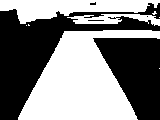
%> input picture 2015.5.25_2.bmp, 160 x 120 px
$ octave Image_6.m   (GNU Octave 9; MATLAB toolbox functions it lacks are replaced by stand-ins)
%> lines starting %> are read from the running program, lines starting %| are printed output that depends on the picture

%水平边缘检测、垂直边缘检测实现直角弯边沿检测
clc;
clear all;
img_BMP = imread('2015.5.25_2.bmp','bmp');
%> img_BMP is the input picture: size 120x160 uint8; min 0, max 255, mean 130.1
subplot(2,2,1),imshow(img_BMP);
img_size = size(img_BMP)%显示图像大小
%> img_size = [120 160]
img_Edge = zeros(img_size(1), img_size(2));%边线提取
fuc_EdgeL = zeros(1,img_size(1));          %左边线函数计算
fuc_EdgeR = zeros(1,img_size(1));          %右边线函数计算

img_ReEdge = zeros(img_size(1), img_size(2));%图像复原数组
img_Rebuild = zeros(img_size(1), img_size(2));%图像复原数组

leftJPStart = uint16(img_size(2)/2);
%> leftJPStart = 80
rightJPStart = uint16(leftJPStart + 1);
%> rightJPStart = 81
leftJPEnd = uint16(2);
rightJPEnd = uint16(img_size(2));
%> rightJPEnd = 160
edgeLine = zeros(img_size(1),3);
edgeLineSlope = zeros(img_size(1)-1,2);
colEdgeLine = zeros(3,1);
% [8 lines of commented-out code are left out]
sum_point = 0;
offset_j = 0;
new_j = 0;
i = uint16(0);
j = uint16(0);
k = uint16(0);
noEdgeCnt = 0;
colEdgeLine(1) = 0;
colEdgeLine(2) = 0;
colEdgeLine(3) = 0;

leftEdgeFind = 0;
leftEdgeMissCnt = 0;
leftEdgeBool = 1;

rightEdgeFind = 0;
rightEdgeMissCnt = 0;
rightEdgeBool = 1;

for i = img_size(1) : -1 : 1
    edgeLine(i,1) = 1;
    edgeLine(i,2) = img_size(2);

    img_Edge(i,leftJPStart) = 255;
    img_Edge(i,leftJPEnd) = 255;
    img_Edge(i,rightJPStart) = 255;
    img_Edge(i,rightJPEnd) = 255;

    if(leftEdgeBool)
        for j = leftJPStart : -1 : leftJPEnd
            if(img_BMP(i,j) == 0 && img_BMP(i,j+1) == 255)
                edgeLine(i,1) = j+1;
                img_Edge(i,j+1) = 255;
                leftEdgeFind = 1;
            end
            if(leftEdgeFind)
                break;
            end
        end
        if(leftEdgeFind == 0)
            leftEdgeMissCnt  = leftEdgeMissCnt + 1;
            if(leftEdgeMissCnt >= 5)
                i
                leftEdgeBool = 0;
            end
        else
            leftEdgeFind = 0;
        end
    end
    if(rightEdgeBool)
        for j = rightJPStart : 1 : rightJPEnd
            if(img_BMP(i,j) == 0 && img_BMP(i,j-1) == 255)
                edgeLine(i,2) = j-1;
                img_Edge(i,j-1) = 255;
                rightEdgeFind = 1;
            end
            if(rightEdgeFind)
                break;
            end
        end
        if(rightEdgeFind == 0)
            rightEdgeMissCnt  = rightEdgeMissCnt + 1;
            if(rightEdgeMissCnt >= 5)
                i
                rightEdgeBool = 0;
            end
        else
            rightEdgeFind = 0;
        end
    end
    if(edgeLine(i,1)~=1 && edgeLine(i,2) ~=img_size(2) )
        edgeLine(i,3) = uint16((edgeLine(i,1) + edgeLine(i,2))/2);
        img_Edge(i,edgeLine(i,3)) = 255;
        if(i<img_size(1)-1)
            edgeLineSlope(i,1) = uint16((edgeLine(i,1) - edgeLine(i+1,1))^2 + 1);
            edgeLineSlope(i,2) = uint16((edgeLine(i,2) - edgeLine(i+1,2))^2 + 1);

            leftJPStart = uint16(sqrt(edgeLineSlope(i,1)) * 8 + edgeLine(i,1));
            leftJPEnd = leftJPStart - 16;
            rightJPStart = uint16(edgeLine(i,2) - sqrt(edgeLineSlope(i,2)) * 8);
            rightJPEnd = rightJPStart + 16;
        if(leftJPStart>edgeLine(i,3))
            leftJPStart = edgeLine(i,3);
        end
        if(rightJPStart<edgeLine(i,3))
            rightJPStart = edgeLine(i,3);
        end
        end
    elseif(abs(edgeLine(i+1,1) - edgeLine(i,1))<10 && (abs(edgeLine(i+1,2) - edgeLine(i,2))>10 || edgeLine(i,2) == img_size(2) ))
        %disp(['i:',num2str(i),' ',num2str(abs(edgeLine(i+1,2) - edgeLine(i,2)))]);
        if(edgeLine(i,1)-8>1)
            leftJPStart = edgeLine(i,1) + 8;
            leftJPEnd = edgeLine(i,1) - 8;
        else
            leftJPStart = edgeLine(i,1)+8;
            leftJPEnd = 1;
        end
    elseif(abs(edgeLine(i+1,2) - edgeLine(i,2))<10 && (abs(edgeLine(i+1,1) - edgeLine(i,1))>10 || edgeLine(i,1) == 1 ))
        %disp(['i:',num2str(i),' ',num2str(abs(edgeLine(i+1,1) - edgeLine(i,1)))]);
        if(edgeLine(i,2)+8>img_size(2))
            rightJPStart = edgeLine(i,2) - 8;
            rightJPEnd = img_size(2);
        else
            rightJPStart = edgeLine(i,2)-8;
            rightJPEnd = edgeLine(i,2)+8;
        end
    else
        noEdgeCnt = noEdgeCnt + 1;
    end

end
%> this loop made 120 passes
%> (leftJPEnd, rightJPEnd) on passes 3 to 14: (11, 145), (15, 145), (12, 141), (16, 140), (13, 143), (17, 143), (14, 139), (18, 142), (15, 138), (19, 141), (16, 137), (20, 140)
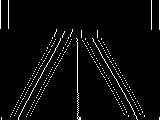
%> img_Edge: size 120x160 double; 3.8% white in thin lines or dots
%> after the loop, edgeLine = 120 rows, first 12: [1 160 0; 1 160 0; 1 160 0; 1 160 0; 1 160 0; 1 160 0; 1 160 0; 1 160 0; 1 160 0; 1 160 0; 1 160 0; 1 160 0]; edgeLineSlope = 119 rows, first 12: [0 0; 0 0; 0 0; 0 0; 0 0; 0 0; 0 0; 0 0; 0 0; 0 0; 0 0; 0 0]; leftEdgeBool = 0; leftEdgeMissCnt = 5; leftJPEnd = 1; leftJPStart = 9; noEdgeCnt = 0; rightEdgeBool = 0; rightEdgeMissCnt = 5; rightJPEnd = 160; rightJPStart = 152
edgeLine
edgeLineSlope
subplot(2,2,2),imshow(img_Edge);
